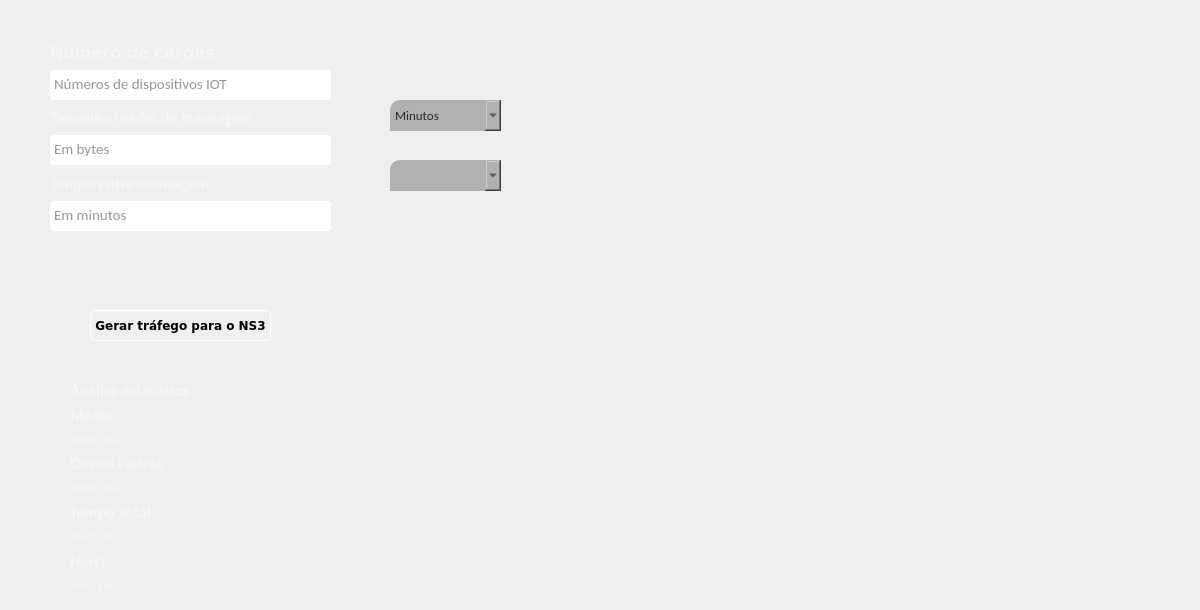
    <widget class="QWidget" name="tab_4">
     <property name="styleSheet">
      <string notr="true">QPushButton#pushButtonIOT:pressed {
	background-color: rgba(115, 115, 115,255);
}

QPushButton#pushButtonIOT {
	
	background-color: qlineargradient(spread:pad, x1:0.460227, y1:0, x2:0.483, y2:0.994318, stop:0.204545 rgba(115, 115, 115, 255), stop:0.755682 rgba(205, 205, 205, 255));
}

border: 0;</string>
     </property>
     <attribute name="title">
      <string>Internet das Coisas</string>
     </attribute>
     <widget class="QWidget" name="verticalLayoutWidget_8">
      <property name="geometry">
       <rect>
        <x>50</x>
        <y>40</y>
        <width>281</width>
        <height>191</height>
       </rect>
      </property>
      <layout class="QVBoxLayout" name="parametosIOT">
       <item>
        <widget class="QLabel" name="label_8">
         <property name="font">
          <font>
           <family>DejaVu Sans</family>
           <pointsize>12</pointsize>
           <weight>75</weight>
           <bold>true</bold>
          </font>
         </property>
         <property name="styleSheet">
          <string notr="true">color: rgb(245, 245, 245);</string>
         </property>
         <property name="text">
          <string>Número de cargas</string>
         </property>
        </widget>
       </item>
       <item>
        <widget class="QTextEdit" name="numeroDispositivos">
         <property name="enabled">
          <bool>true</bool>
         </property>
         <property name="maximumSize">
          <size>
           <width>16777215</width>
           <height>30</height>
          </size>
         </property>
         <property name="font">
          <font>
           <family>Calibri</family>
           <pointsize>11</pointsize>
          </font>
         </property>
         <property name="styleSheet">
          <string notr="true">background-color: rgb(255,255,255);
color: rgb(45,45,45);
border-radius: 3px;
</string>
         </property>
         <property name="inputMethodHints">
          <set>Qt::ImhDigitsOnly</set>
         </property>
         <property name="placeholderText">
          <string notr="true">Números de dispositivos IOT</string>
         </property>
        </widget>
       </item>
       <item>
        <widget class="QLabel" name="label_9">
         <property name="font">
          <font>
           <family>Calibri</family>
           <pointsize>12</pointsize>
           <weight>75</weight>
           <bold>true</bold>
          </font>
         </property>
         <property name="styleSheet">
          <string notr="true">color: rgb(245, 245, 245);</string>
         </property>
         <property name="text">
          <string>Tamanho médio de mansagem</string>
         </property>
        </widget>
       </item>
       <item>
        <widget class="QTextEdit" name="tamanhoMensagem">
         <property name="enabled">
          <bool>true</bool>
         </property>
         <property name="maximumSize">
          <size>
           <width>16777215</width>
           <height>30</height>
          </size>
         </property>
         <property name="font">
          <font>
           <family>Calibri</family>
           <pointsize>11</pointsize>
          </font>
         </property>
         <property name="styleSheet">
          <string notr="true">background-color: rgb(255,255,255);
color: rgb(45,45,45);
border-radius: 3px;
</string>
         </property>
         <property name="inputMethodHints">
          <set>Qt::ImhDigitsOnly</set>
         </property>
         <property name="placeholderText">
          <string notr="true">Em bytes</string>
         </property>
        </widget>
       </item>
       <item>
        <widget class="QLabel" name="label_29">
         <property name="font">
          <font>
           <family>Calibri</family>
           <pointsize>12</pointsize>
           <weight>75</weight>
           <bold>true</bold>
          </font>
         </property>
         <property name="styleSheet">
          <string notr="true">color: rgb(245, 245, 245);</string>
         </property>
         <property name="text">
          <string>Tempo entre mensagem</string>
         </property>
        </widget>
       </item>
       <item>
        <widget class="QTextEdit" name="tempoMensagem">
         <property name="enabled">
          <bool>true</bool>
         </property>
         <property name="maximumSize">
          <size>
           <width>16777215</width>
           <height>30</height>
          </size>
         </property>
         <property name="font">
          <font>
           <family>Calibri</family>
           <pointsize>11</pointsize>
          </font>
         </property>
         <property name="styleSheet">
          <string notr="true">background-color: rgb(255,255,255);
color: rgb(45,45,45);
border-radius: 3px;
</string>
         </property>
         <property name="inputMethodHints">
          <set>Qt::ImhDigitsOnly</set>
         </property>
         <property name="placeholderText">
          <string notr="true">Em minutos</string>
         </property>
        </widget>
       </item>
      </layout>
     </widget>
     <widget class="QWidget" name="widget_4" native="true">
      <property name="geometry">
       <rect>
        <x>380</x>
        <y>50</y>
        <width>811</width>
        <height>411</height>
       </rect>
      </property>
      <widget class="QWidget" name="verticalLayoutWidget_7">
       <property name="geometry">
        <rect>
         <x>140</x>
         <y>0</y>
         <width>671</width>
         <height>411</height>
        </rect>
       </property>
       <layout class="QVBoxLayout" name="IOTPlotLayout"/>
      </widget>
      <widget class="QComboBox" name="escalaIOT">
       <property name="geometry">
        <rect>
         <x>10</x>
         <y>50</y>
         <width>111</width>
         <height>31</height>
        </rect>
       </property>
       <property name="font">
        <font>
         <family>Calibri</family>
         <pointsize>10</pointsize>
         <weight>50</weight>
         <bold>false</bold>
        </font>
       </property>
       <property name="styleSheet">
        <string notr="true">border-top-left-radius: 10px;
color: rgb(43, 43, 43);
background-color: rgb(177, 177, 177);
</string>
       </property>
       <item>
        <property name="text">
         <string>Minutos</string>
        </property>
       </item>
       <item>
        <property name="text">
         <string>Horas</string>
        </property>
       </item>
      </widget>
      <widget class="QComboBox" name="numeroCargaIOT">
       <property name="geometry">
        <rect>
         <x>10</x>
         <y>110</y>
         <width>111</width>
         <height>31</height>
        </rect>
       </property>
       <property name="font">
        <font>
         <family>Calibri</family>
         <pointsize>10</pointsize>
         <weight>75</weight>
         <bold>true</bold>
        </font>
       </property>
       <property name="styleSheet">
        <string notr="true">border-top-left-radius: 10px;
color: rgb(43, 43, 43);
background-color: rgb(177, 177, 177);
</string>
       </property>
      </widget>
     </widget>
     <widget class="QPushButton" name="pushButtonIOT">
      <property name="geometry">
       <rect>
        <x>90</x>
        <y>310</y>
        <width>181</width>
        <height>31</height>
       </rect>
      </property>
      <property name="font">
       <font>
        <family>DejaVu Sans</family>
        <pointsize>9</pointsize>
        <weight>75</weight>
        <italic>false</italic>
        <bold>true</bold>
       </font>
      </property>
      <property name="styleSheet">
       <string notr="true">border-radius:5px;
border:1px solid rgb(255, 255, 255);</string>
      </property>
      <property name="text">
       <string>Gerar tráfego para o NS3</string>
      </property>
     </widget>
     <widget class="QWidget" name="analiseEstatIOT" native="true">
      <property name="geometry">
       <rect>
        <x>70</x>
        <y>380</y>
        <width>221</width>
        <height>221</height>
       </rect>
      </property>
      <widget class="QWidget" name="verticalLayoutWidget_13">
       <property name="geometry">
        <rect>
         <x>0</x>
         <y>0</y>
         <width>221</width>
         <height>213</height>
        </rect>
       </property>
       <layout class="QVBoxLayout" name="verticalLayout_4">
        <item>
         <widget class="QLabel" name="label_24">
          <property name="font">
           <font>
            <family>Calibri</family>
            <pointsize>12</pointsize>
            <weight>75</weight>
            <bold>true</bold>
           </font>
          </property>
          <property name="styleSheet">
           <string notr="true">color: rgb(245,245,245);</string>
          </property>
          <property name="text">
           <string>Análise estatística</string>
          </property>
         </widget>
        </item>
        <item>
         <widget class="QLabel" name="label_25">
          <property name="font">
           <font>
            <family>Calibri</family>
            <pointsize>12</pointsize>
            <weight>75</weight>
            <bold>true</bold>
           </font>
          </property>
          <property name="styleSheet">
           <string notr="true">color: rgb(245,245,245);</string>
          </property>
          <property name="text">
           <string>Média</string>
          </property>
         </widget>
        </item>
        <item>
         <widget class="QLabel" name="mediaViewIOT">
          <property name="font">
           <font>
            <family>Calibri</family>
            <pointsize>10</pointsize>
           </font>
          </property>
          <property name="styleSheet">
           <string notr="true">color: rgb(245,245,245)</string>
          </property>
          <property name="text">
           <string>TextLabel</string>
          </property>
         </widget>
        </item>
        <item>
         <widget class="QLabel" name="label_26">
          <property name="font">
           <font>
            <family>Calibri</family>
            <pointsize>12</pointsize>
            <weight>75</weight>
            <bold>true</bold>
           </font>
          </property>
          <property name="styleSheet">
           <string notr="true">color: rgb(245,245,245);</string>
          </property>
          <property name="text">
           <string>Desvio Padrão</string>
          </property>
         </widget>
        </item>
        <item>
         <widget class="QLabel" name="desvioViewIOT">
          <property name="font">
           <font>
            <family>Calibri</family>
            <pointsize>10</pointsize>
           </font>
          </property>
          <property name="styleSheet">
           <string notr="true">color: rgb(245,245,245)</string>
          </property>
          <property name="text">
           <string>TextLabel</string>
          </property>
         </widget>
        </item>
        <item>
         <widget class="QLabel" name="label_27">
          <property name="font">
           <font>
            <family>Calibri</family>
            <pointsize>12</pointsize>
            <weight>75</weight>
            <bold>true</bold>
           </font>
          </property>
          <property name="styleSheet">
           <string notr="true">color: rgb(245,245,245);</string>
          </property>
          <property name="text">
           <string>Tempo Total</string>
          </property>
         </widget>
        </item>
        <item>
         <widget class="QLabel" name="tempoTotalIOT">
          <property name="font">
           <font>
            <family>Calibri</family>
            <pointsize>10</pointsize>
           </font>
          </property>
          <property name="styleSheet">
           <string notr="true">color: rgb(245,245,245)</string>
          </property>
          <property name="text">
           <string>TextLabel</string>
          </property>
         </widget>
        </item>
        <item>
         <widget class="QLabel" name="label_30">
          <property name="font">
           <font>
            <family>Calibri</family>
            <pointsize>12</pointsize>
            <weight>75</weight>
            <bold>true</bold>
           </font>
          </property>
          <property name="styleSheet">
           <string notr="true">color: rgb(245,245,245);</string>
          </property>
          <property name="text">
           <string>Hurst</string>
          </property>
         </widget>
        </item>
        <item>
         <widget class="QLabel" name="hurstParametroIOT">
          <property name="font">
           <font>
            <family>Calibri</family>
            <pointsize>10</pointsize>
           </font>
          </property>
          <property name="styleSheet">
           <string notr="true">color: rgb(245,245,245)</string>
          </property>
          <property name="text">
           <string>TextLabel</string>
          </property>
         </widget>
        </item>
       </layout>
      </widget>
     </widget>
    </widget>
